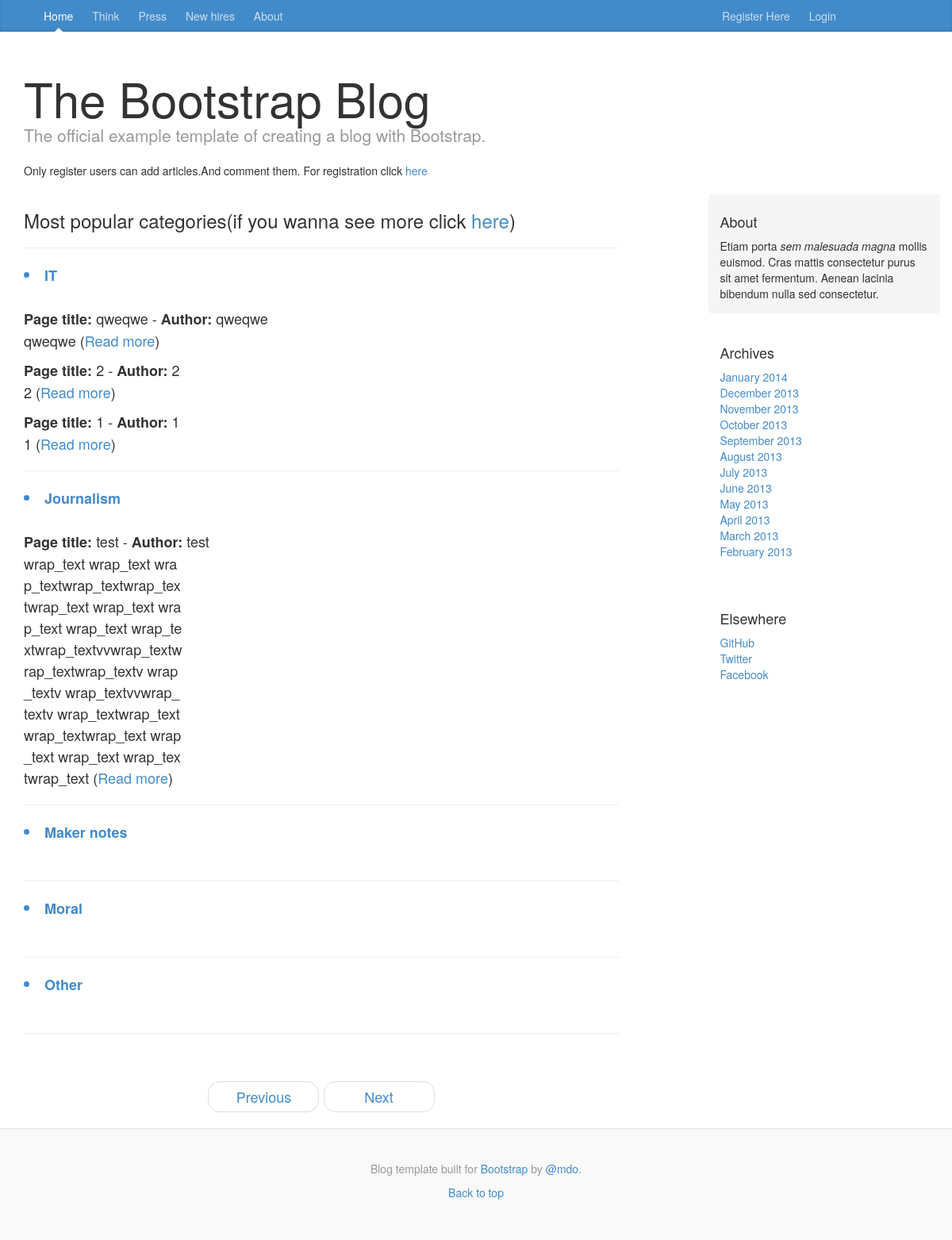
Screenshot of /blog/ with the database file from the repository.
### blog/models.py (models this page shows, shortened)
class Category(models.Model):
    name = models.CharField(max_length=256,unique=True)
    slug = models.SlugField(unique=True)
    note_number = models.IntegerField(default=0)
    class Meta:
        verbose_name_plural = 'categories'

class Page(models.Model):
    category = models.ForeignKey(Category)
    id = models.IntegerField(primary_key=True)
    title = models.CharField(max_length=128)
    author = models.CharField(max_length=128)
    date_print = models.DateField(auto_now_add=True)
    content = models.CharField(max_length=5000,)
    views = models.IntegerField(default=0)
    likes = models.IntegerField(default=0)
    favorite = models.BooleanField(default=False)

### blog/views.py (the view)
def index(request):
    category_list = Category.objects.order_by('name')[:5]
    page_list = Page.objects.order_by('-title')[:5]
    context_dict = {'categories':category_list,'pages':page_list}
    return render(request,'blog/index.html',context_dict)

### template/blog/index.html (shortened to what this page needs)
{% extends 'blog/base.html' %}
{% block body_block %}
    <div class="blog-post">
        <h3>Most popular categories(if you wanna see more click  <a href="{% url 'categories_list' %}">here</a>)</h3>
    <hr>
        {% if categories %}
            {% for category  in categories %}
                <a href="{% url 'show_category' category.slug  %}"><li><strong>{{ category.name }}</strong></li></a><br>
                {% if pages %}
                        {% for page in pages %}
                            {% if page.category == category %}
                                    <strong>Page title:</strong> {{ page.title }} -
                                        <strong>Author:</strong> {{ page.author }}<br>
                                            <p id="wrap_text" >{{  page.content|wordwrap:254 }}
                                                (<a href="{% url 'show_page' page.id %}">Read more</a>)</p>
                            {% endif %}
                        {% endfor %} <hr>
                {% endif %}
            {% endfor %}
        {% else %}
            Something wrong
        {% endif %}
    </div>
  <ul class="pager">
    <li><a href="#">Previous</a></li>
    <li><a href="#">Next</a></li>
  </ul>
{% endblock %}

### static/css/blog.css (style rules this page uses)
body { font-family: Georgia, "Times New Roman", Times, serif; color: #555; }
h1, .h1, h2, .h2, h3, .h3, h4, .h4, h5, .h5, h6, .h6 { margin-top: 0; font-family: "Helvetica Neue", Helvetica, Arial, sans-serif; font-weight: normal; color: #333; }
#wrap_text { width: 200px; word-break: break-all; white-space: normal; }
.pager { margin-bottom: 60px; text-align: left; }
.pager > li > a { width: 140px; padding: 10px 20px; text-align: center; border-radius: 30px; }
.blog-post { margin-bottom: 60px; }

### rows the page displays
Category: name "IT"
Page: title "qweqwe", author "qweqwe", content "qweqwe"
Page: title "2", author "2", content "2"
Page: title "1", author "1", content "1"
Category: name "Journalism"
Page: title "test", author "test", content "wrap_text wrap_text wrap_textwrap_textwrap_textwrap_text wrap_text wrap_text wrap_text wrap_textwrap_textvvwrap_textwrap_textwrap_textv wrap_textv wrap_textvvwrap_textv wrap_textwrap_textwrap_textwrap_text wrap_text wrap_text wrap_textwrap_text"
Category: name "Maker notes"
Category: name "Moral"
Category: name "Other"
